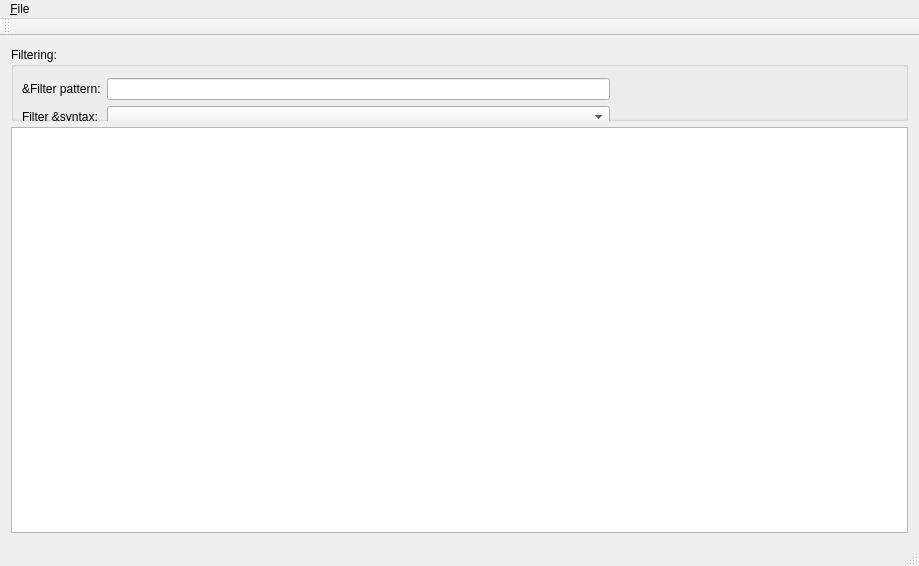
<?xml version="1.0" encoding="UTF-8"?>
<ui version="4.0">
 <class>MainWindow</class>
 <widget class="QMainWindow" name="MainWindow">
  <property name="geometry">
   <rect>
    <x>0</x>
    <y>0</y>
    <width>919</width>
    <height>566</height>
   </rect>
  </property>
  <property name="windowTitle">
   <string>QSanitizer</string>
  </property>
  <widget class="QWidget" name="centralWidget">
   <layout class="QVBoxLayout" name="verticalLayout">
    <item>
     <widget class="QGroupBox" name="groupBox">
      <property name="minimumSize">
       <size>
        <width>0</width>
        <height>74</height>
       </size>
      </property>
      <property name="title">
       <string>Filtering:</string>
      </property>
      <widget class="QWidget" name="formLayoutWidget">
       <property name="geometry">
        <rect>
         <x>0</x>
         <y>20</y>
         <width>610</width>
         <height>80</height>
        </rect>
       </property>
       <layout class="QFormLayout" name="formLayout">
        <property name="fieldGrowthPolicy">
         <enum>QFormLayout::AllNonFixedFieldsGrow</enum>
        </property>
        <item row="0" column="0">
         <widget class="QLabel" name="label">
          <property name="text">
           <string>&amp;Filter pattern:</string>
          </property>
         </widget>
        </item>
        <item row="0" column="1">
         <widget class="QLineEdit" name="lineEdit">
          <property name="minimumSize">
           <size>
            <width>500</width>
            <height>0</height>
           </size>
          </property>
         </widget>
        </item>
        <item row="1" column="0">
         <widget class="QLabel" name="label_2">
          <property name="text">
           <string>Filter &amp;syntax:</string>
          </property>
         </widget>
        </item>
        <item row="1" column="1">
         <widget class="QComboBox" name="comboBox"/>
        </item>
       </layout>
      </widget>
      <zorder>formLayoutWidget</zorder>
      <zorder>listView</zorder>
     </widget>
    </item>
    <item>
     <widget class="QListView" name="listView">
      <property name="verticalScrollMode">
       <enum>QAbstractItemView::ScrollPerPixel</enum>
      </property>
     </widget>
    </item>
   </layout>
  </widget>
  <widget class="QMenuBar" name="menuBar">
   <property name="geometry">
    <rect>
     <x>0</x>
     <y>0</y>
     <width>919</width>
     <height>19</height>
    </rect>
   </property>
   <widget class="QMenu" name="menu_File">
    <property name="title">
     <string>&amp;File</string>
    </property>
    <addaction name="action_Open_Log"/>
    <addaction name="separator"/>
    <addaction name="action_Quit"/>
   </widget>
   <addaction name="menu_File"/>
  </widget>
  <widget class="QToolBar" name="mainToolBar">
   <attribute name="toolBarArea">
    <enum>TopToolBarArea</enum>
   </attribute>
   <attribute name="toolBarBreak">
    <bool>true</bool>
   </attribute>
  </widget>
  <widget class="QStatusBar" name="statusBar"/>
  <action name="action_Open_Log">
   <property name="text">
    <string>&amp;Open Log</string>
   </property>
  </action>
  <action name="action_Quit">
   <property name="text">
    <string>&amp;Quit</string>
   </property>
  </action>
 </widget>
 <layoutdefault spacing="6" margin="11"/>
 <resources/>
 <connections/>
</ui>
